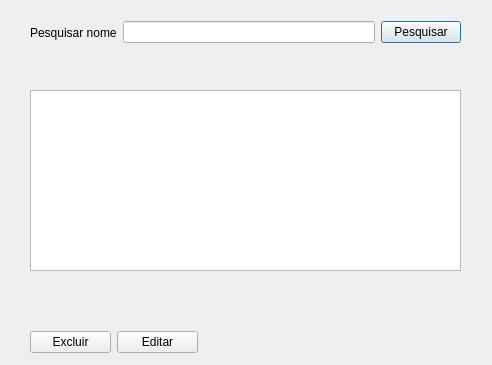
<?xml version="1.0" encoding="UTF-8"?>
<ui version="4.0">
 <class>fm_pesquisacontatos</class>
 <widget class="QDialog" name="fm_pesquisacontatos">
  <property name="geometry">
   <rect>
    <x>0</x>
    <y>0</y>
    <width>492</width>
    <height>365</height>
   </rect>
  </property>
  <property name="windowTitle">
   <string>Dialog</string>
  </property>
  <widget class="QTableWidget" name="tw_contatos">
   <property name="geometry">
    <rect>
     <x>30</x>
     <y>90</y>
     <width>431</width>
     <height>181</height>
    </rect>
   </property>
  </widget>
  <widget class="QWidget" name="">
   <property name="geometry">
    <rect>
     <x>30</x>
     <y>20</y>
     <width>431</width>
     <height>25</height>
    </rect>
   </property>
   <layout class="QHBoxLayout" name="horizontalLayout">
    <item>
     <widget class="QLabel" name="label">
      <property name="text">
       <string>Pesquisar nome</string>
      </property>
     </widget>
    </item>
    <item>
     <widget class="QLineEdit" name="txt_pesquisanome"/>
    </item>
    <item>
     <widget class="QPushButton" name="btn_pesquisar">
      <property name="text">
       <string>Pesquisar</string>
      </property>
     </widget>
    </item>
   </layout>
  </widget>
  <widget class="QWidget" name="">
   <property name="geometry">
    <rect>
     <x>30</x>
     <y>330</y>
     <width>168</width>
     <height>25</height>
    </rect>
   </property>
   <layout class="QHBoxLayout" name="horizontalLayout_2">
    <item>
     <widget class="QPushButton" name="btn_excluir">
      <property name="text">
       <string>Excluir</string>
      </property>
     </widget>
    </item>
    <item>
     <widget class="QPushButton" name="btn_editar">
      <property name="text">
       <string>Editar</string>
      </property>
     </widget>
    </item>
   </layout>
  </widget>
 </widget>
 <resources/>
 <connections/>
</ui>
